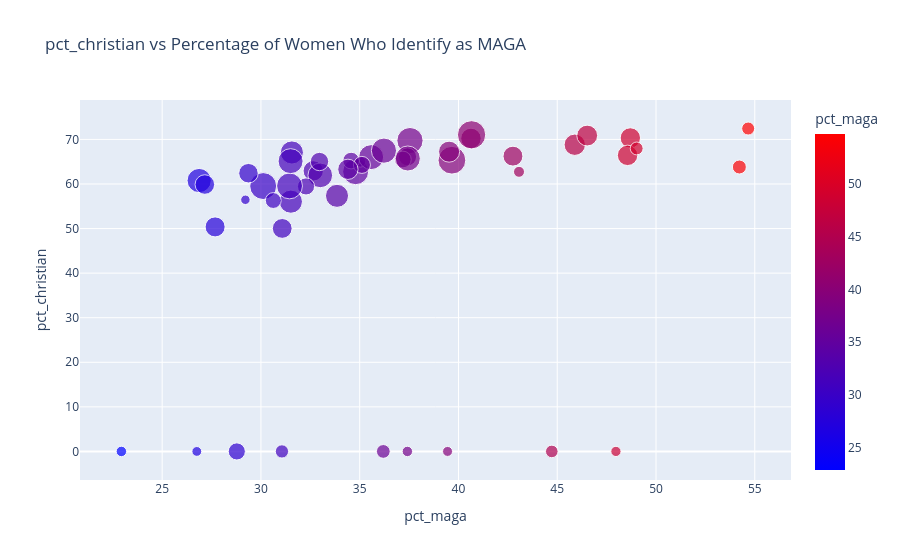
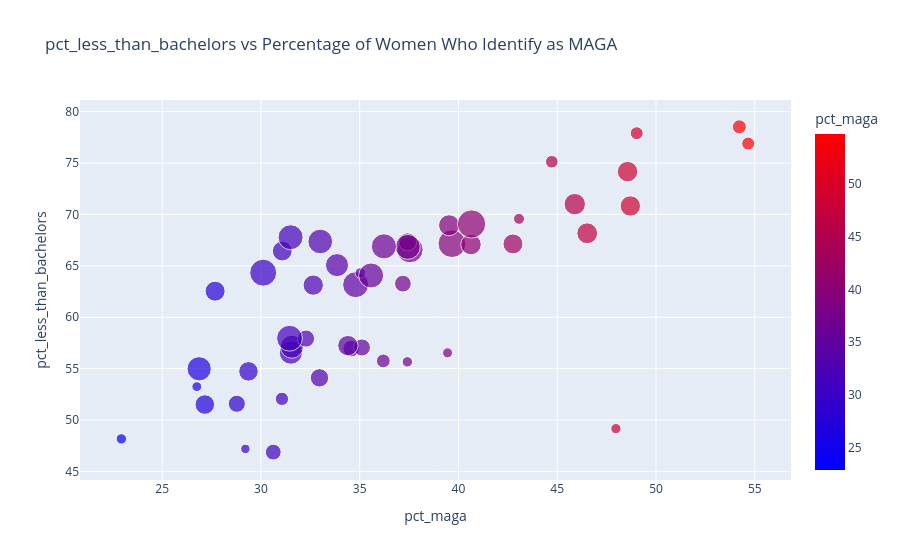
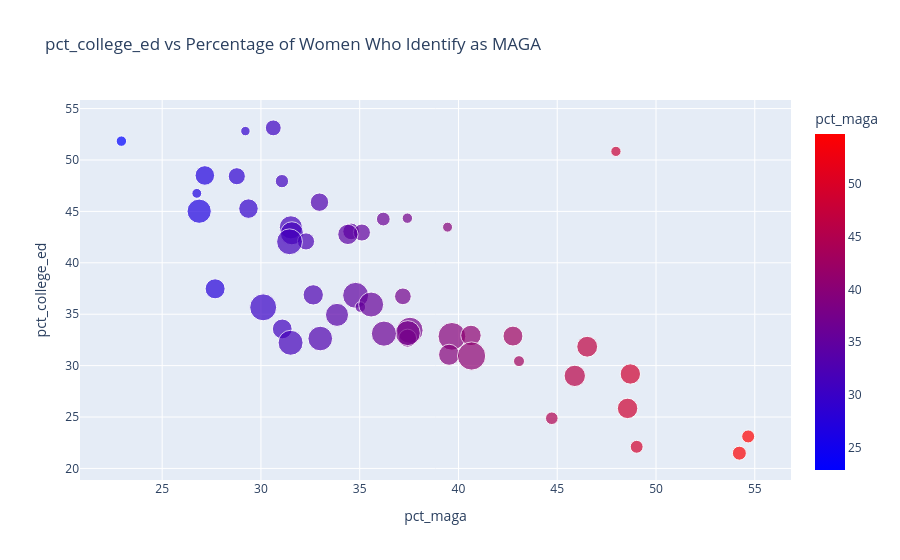
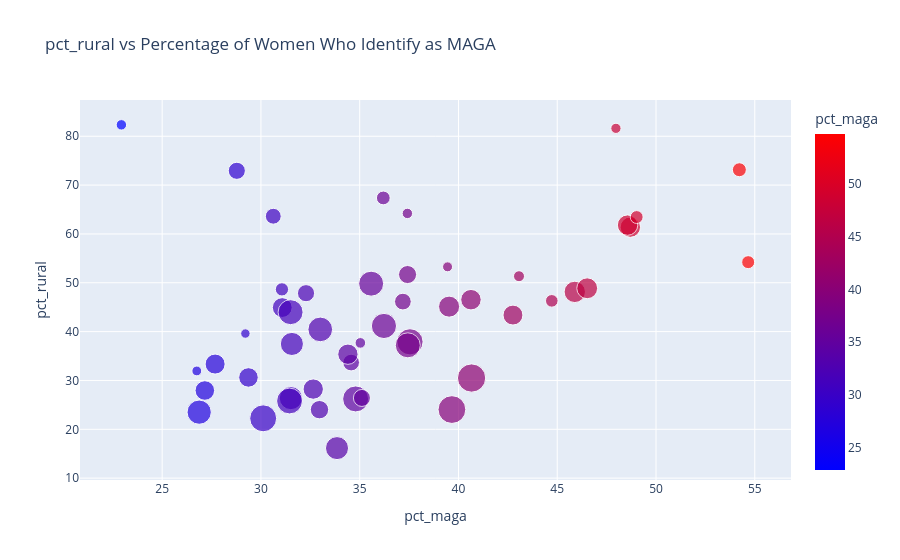

Notebook code for these charts, in order:
### Code cell
import plotly.express as px

outcomes = ['pct_christian',
    'pct_less_than_bachelors','pct_college_ed',
    'pct_rural','pct_urban','pct_suburban']

for y_var in outcomes:

    fig = px.scatter(
        state_grouped,
        x='pct_maga',
        y=y_var,
        color='pct_maga',
        color_continuous_scale="Bluered",
        size='n',
        hover_name='P_STATE',
        title=f'{y_var} vs Percentage of Women Who Identify as MAGA'
    )

    fig.update_traces(
        text=state_grouped['P_STATE'],
        textposition='top center'
    )

    fig.show()

### Figure 1 — Plotly figure (JSON) as saved in the notebook; plotly's stock layout.template omitted (floating-point values rounded to 4 significant figures)
{"data": [{"hovertemplate": "<b>%{hovertext}</b><br><br>pct_maga=%{marker.color}<br>pct_christian=%{y}<br>n=%{marker.size}<extra></extra>", "hovertext": ["Alabama", "Alaska", "Arizona", "Arkansas", "California", "Colorado", "Connecticut", "Delaware", "Florida", "Georgia", "Hawaii", "Idaho", "Illinois", "Indiana", "Iowa", "Kansas", "Kentucky", "Louisiana", "Maine", "Maryland", "Massachusetts", "Michigan", "Minnesota", "Mississippi", "Missouri", "Montana", "Nebraska", "Nevada", "New Hampshire", "New Jersey", "New Mexico", "New York", "North Carolina", "North Dakota", "Ohio", "Oklahoma", "Oregon", "Pennsylvania", "Rhode Island", "South Carolina", "South Dakota", "Tennessee", "Texas", "Utah", "Vermont", "Virginia", "Washington", "West Virginia", "Wisconsin", "Wyoming"], "legendgroup": "", "marker": {"color": [54.67, 31.06, 34.79, 48.7, 30.11, 31.52, 29.37, 35.03, 39.67, 37.55, 29.21, 43.06, 32.65, 39.53, 37.42, 37.19, 48.56, 45.89, 28.78, 26.87, 27.16, 33.0, 31.57, 49.02, 42.76, 36.2, 34.57, 33.85, 30.62, 32.96, 32.28, 31.45, 35.58, 39.45, 37.44, 44.72, 31.08, 36.23, 26.75, 40.63, 37.41, 46.52, 40.66, 35.11, 22.94, 34.4, 27.68, 54.22, 31.5, 47.97], "coloraxis": "coloraxis", "size": [675, 705, 2693, 1655, 2899, 2145, 1522, 451, 3078, 2746, 356, 483, 1654, 1771, 1304, 1116, 1668, 1824, 1171, 2348, 1528, 2430, 2132, 665, 1588, 757, 1108, 2124, 1009, 1353, 1174, 2671, 2493, 398, 2503, 635, 1567, 2534, 385, 1676, 433, 1737, 3197, 1162, 436, 1651, 1604, 782, 2492, 419], "sizemode": "area", "sizeref": 7.992, "symbol": "circle"}, "mode": "markers", "name": "", "orientation": "v", "showlegend": false, "text": ["Alabama", "Alaska", "Arizona", "Arkansas", "California", "Colorado", "Connecticut", "Delaware", "Florida", "Georgia", "Hawaii", "Idaho", "Illinois", "Indiana", "Iowa", "Kansas", "Kentucky", "Louisiana", "Maine", "Maryland", "Massachusetts", "Michigan", "Minnesota", "Mississippi", "Missouri", "Montana", "Nebraska", "Nevada", "New Hampshire", "New Jersey", "New Mexico", "New York", "North Carolina", "North Dakota", "Ohio", "Oklahoma", "Oregon", "Pennsylvania", "Rhode Island", "South Carolina", "South Dakota", "Tennessee", "Texas", "Utah", "Vermont", "Virginia", "Washington", "West Virginia", "Wisconsin", "Wyoming"], "textposition": "top center", "type": "scatter", "x": [54.67, 31.06, 34.79, 48.7, 30.11, 31.52, 29.37, 35.03, 39.67, 37.55, 29.21, 43.06, 32.65, 39.53, 37.42, 37.19, 48.56, 45.89, 28.78, 26.87, 27.16, 33.0, 31.57, 49.02, 42.76, 36.2, 34.57, 33.85, 30.62, 32.96, 32.28, 31.45, 35.58, 39.45, 37.44, 44.72, 31.08, 36.23, 26.75, 40.63, 37.41, 46.52, 40.66, 35.11, 22.94, 34.4, 27.68, 54.22, 31.5, 47.97], "xaxis": "x", "y": [72.44, 0.0, 62.76, 70.33, 59.54, 56.04, 62.42, 64.97, 65.33, 69.74, 56.46, 62.73, 62.94, 67.25, 66.1, 65.5, 66.43, 68.8, 0.0, 60.78, 59.88, 61.93, 67.07, 67.97, 66.25, 0.0, 65.25, 57.34, 56.29, 65.04, 59.45, 59.57, 66.02, 0.0, 65.72, 0.0, 50.03, 67.48, 0.0, 70.23, 0.0, 70.87, 71.04, 64.29, 0.0, 63.29, 50.37, 63.81, 65.13, 0.0], "yaxis": "y"}], "layout": {"coloraxis": {"colorbar": {"title": {"text": "pct_maga"}}, "colorscale": [[0, "rgb(0,0,255)"], [1, "rgb(255,0,0)"]]}, "legend": {"itemsizing": "constant", "tracegroupgap": 0}, "title": {"text": "pct_christian vs Percentage of Women Who Identify as MAGA"}, "xaxis": {"anchor": "y", "domain": [0, 1], "title": {"text": "pct_maga"}}, "yaxis": {"anchor": "x", "domain": [0, 1], "title": {"text": "pct_christian"}}}}

### Figure 2 — Plotly figure (JSON) as saved in the notebook; plotly's stock layout.template omitted (floating-point values rounded to 4 significant figures)
{"data": [{"hovertemplate": "<b>%{hovertext}</b><br><br>pct_maga=%{marker.color}<br>pct_less_than_bachelors=%{y}<br>n=%{marker.size}<extra></extra>", "hovertext": ["Alabama", "Alaska", "Arizona", "Arkansas", "California", "Colorado", "Connecticut", "Delaware", "Florida", "Georgia", "Hawaii", "Idaho", "Illinois", "Indiana", "Iowa", "Kansas", "Kentucky", "Louisiana", "Maine", "Maryland", "Massachusetts", "Michigan", "Minnesota", "Mississippi", "Missouri", "Montana", "Nebraska", "Nevada", "New Hampshire", "New Jersey", "New Mexico", "New York", "North Carolina", "North Dakota", "Ohio", "Oklahoma", "Oregon", "Pennsylvania", "Rhode Island", "South Carolina", "South Dakota", "Tennessee", "Texas", "Utah", "Vermont", "Virginia", "Washington", "West Virginia", "Wisconsin", "Wyoming"], "legendgroup": "", "marker": {"color": [54.67, 31.06, 34.79, 48.7, 30.11, 31.52, 29.37, 35.03, 39.67, 37.55, 29.21, 43.06, 32.65, 39.53, 37.42, 37.19, 48.56, 45.89, 28.78, 26.87, 27.16, 33.0, 31.57, 49.02, 42.76, 36.2, 34.57, 33.85, 30.62, 32.96, 32.28, 31.45, 35.58, 39.45, 37.44, 44.72, 31.08, 36.23, 26.75, 40.63, 37.41, 46.52, 40.66, 35.11, 22.94, 34.4, 27.68, 54.22, 31.5, 47.97], "coloraxis": "coloraxis", "size": [675, 705, 2693, 1655, 2899, 2145, 1522, 451, 3078, 2746, 356, 483, 1654, 1771, 1304, 1116, 1668, 1824, 1171, 2348, 1528, 2430, 2132, 665, 1588, 757, 1108, 2124, 1009, 1353, 1174, 2671, 2493, 398, 2503, 635, 1567, 2534, 385, 1676, 433, 1737, 3197, 1162, 436, 1651, 1604, 782, 2492, 419], "sizemode": "area", "sizeref": 7.992, "symbol": "circle"}, "mode": "markers", "name": "", "orientation": "v", "showlegend": false, "text": ["Alabama", "Alaska", "Arizona", "Arkansas", "California", "Colorado", "Connecticut", "Delaware", "Florida", "Georgia", "Hawaii", "Idaho", "Illinois", "Indiana", "Iowa", "Kansas", "Kentucky", "Louisiana", "Maine", "Maryland", "Massachusetts", "Michigan", "Minnesota", "Mississippi", "Missouri", "Montana", "Nebraska", "Nevada", "New Hampshire", "New Jersey", "New Mexico", "New York", "North Carolina", "North Dakota", "Ohio", "Oklahoma", "Oregon", "Pennsylvania", "Rhode Island", "South Carolina", "South Dakota", "Tennessee", "Texas", "Utah", "Vermont", "Virginia", "Washington", "West Virginia", "Wisconsin", "Wyoming"], "textposition": "top center", "type": "scatter", "x": [54.67, 31.06, 34.79, 48.7, 30.11, 31.52, 29.37, 35.03, 39.67, 37.55, 29.21, 43.06, 32.65, 39.53, 37.42, 37.19, 48.56, 45.89, 28.78, 26.87, 27.16, 33.0, 31.57, 49.02, 42.76, 36.2, 34.57, 33.85, 30.62, 32.96, 32.28, 31.45, 35.58, 39.45, 37.44, 44.72, 31.08, 36.23, 26.75, 40.63, 37.41, 46.52, 40.66, 35.11, 22.94, 34.4, 27.68, 54.22, 31.5, 47.97], "xaxis": "x", "y": [76.89, 52.06, 63.16, 70.82, 64.33, 56.55, 54.73, 64.3, 67.15, 66.57, 47.19, 69.57, 63.12, 68.94, 67.33, 63.26, 74.16, 71.0, 51.58, 54.98, 51.51, 67.37, 57.13, 77.89, 67.13, 55.75, 56.95, 65.07, 46.88, 54.1, 57.92, 57.96, 64.06, 56.53, 66.84, 75.12, 66.43, 66.89, 53.25, 67.06, 55.66, 68.16, 69.06, 57.06, 48.17, 57.24, 62.53, 78.52, 67.78, 49.16], "yaxis": "y"}], "layout": {"coloraxis": {"colorbar": {"title": {"text": "pct_maga"}}, "colorscale": [[0, "rgb(0,0,255)"], [1, "rgb(255,0,0)"]]}, "legend": {"itemsizing": "constant", "tracegroupgap": 0}, "title": {"text": "pct_less_than_bachelors vs Percentage of Women Who Identify as MAGA"}, "xaxis": {"anchor": "y", "domain": [0, 1], "title": {"text": "pct_maga"}}, "yaxis": {"anchor": "x", "domain": [0, 1], "title": {"text": "pct_less_than_bachelors"}}}}

### Figure 3 — Plotly figure (JSON) as saved in the notebook; plotly's stock layout.template omitted (floating-point values rounded to 4 significant figures)
{"data": [{"hovertemplate": "<b>%{hovertext}</b><br><br>pct_maga=%{marker.color}<br>pct_college_ed=%{y}<br>n=%{marker.size}<extra></extra>", "hovertext": ["Alabama", "Alaska", "Arizona", "Arkansas", "California", "Colorado", "Connecticut", "Delaware", "Florida", "Georgia", "Hawaii", "Idaho", "Illinois", "Indiana", "Iowa", "Kansas", "Kentucky", "Louisiana", "Maine", "Maryland", "Massachusetts", "Michigan", "Minnesota", "Mississippi", "Missouri", "Montana", "Nebraska", "Nevada", "New Hampshire", "New Jersey", "New Mexico", "New York", "North Carolina", "North Dakota", "Ohio", "Oklahoma", "Oregon", "Pennsylvania", "Rhode Island", "South Carolina", "South Dakota", "Tennessee", "Texas", "Utah", "Vermont", "Virginia", "Washington", "West Virginia", "Wisconsin", "Wyoming"], "legendgroup": "", "marker": {"color": [54.67, 31.06, 34.79, 48.7, 30.11, 31.52, 29.37, 35.03, 39.67, 37.55, 29.21, 43.06, 32.65, 39.53, 37.42, 37.19, 48.56, 45.89, 28.78, 26.87, 27.16, 33.0, 31.57, 49.02, 42.76, 36.2, 34.57, 33.85, 30.62, 32.96, 32.28, 31.45, 35.58, 39.45, 37.44, 44.72, 31.08, 36.23, 26.75, 40.63, 37.41, 46.52, 40.66, 35.11, 22.94, 34.4, 27.68, 54.22, 31.5, 47.97], "coloraxis": "coloraxis", "size": [675, 705, 2693, 1655, 2899, 2145, 1522, 451, 3078, 2746, 356, 483, 1654, 1771, 1304, 1116, 1668, 1824, 1171, 2348, 1528, 2430, 2132, 665, 1588, 757, 1108, 2124, 1009, 1353, 1174, 2671, 2493, 398, 2503, 635, 1567, 2534, 385, 1676, 433, 1737, 3197, 1162, 436, 1651, 1604, 782, 2492, 419], "sizemode": "area", "sizeref": 7.992, "symbol": "circle"}, "mode": "markers", "name": "", "orientation": "v", "showlegend": false, "text": ["Alabama", "Alaska", "Arizona", "Arkansas", "California", "Colorado", "Connecticut", "Delaware", "Florida", "Georgia", "Hawaii", "Idaho", "Illinois", "Indiana", "Iowa", "Kansas", "Kentucky", "Louisiana", "Maine", "Maryland", "Massachusetts", "Michigan", "Minnesota", "Mississippi", "Missouri", "Montana", "Nebraska", "Nevada", "New Hampshire", "New Jersey", "New Mexico", "New York", "North Carolina", "North Dakota", "Ohio", "Oklahoma", "Oregon", "Pennsylvania", "Rhode Island", "South Carolina", "South Dakota", "Tennessee", "Texas", "Utah", "Vermont", "Virginia", "Washington", "West Virginia", "Wisconsin", "Wyoming"], "textposition": "top center", "type": "scatter", "x": [54.67, 31.06, 34.79, 48.7, 30.11, 31.52, 29.37, 35.03, 39.67, 37.55, 29.21, 43.06, 32.65, 39.53, 37.42, 37.19, 48.56, 45.89, 28.78, 26.87, 27.16, 33.0, 31.57, 49.02, 42.76, 36.2, 34.57, 33.85, 30.62, 32.96, 32.28, 31.45, 35.58, 39.45, 37.44, 44.72, 31.08, 36.23, 26.75, 40.63, 37.41, 46.52, 40.66, 35.11, 22.94, 34.4, 27.68, 54.22, 31.5, 47.97], "xaxis": "x", "y": [23.11, 47.94, 36.84, 29.18, 35.67, 43.45, 45.27, 35.7, 32.85, 33.43, 52.81, 30.43, 36.88, 31.06, 32.67, 36.74, 25.84, 29.0, 48.42, 45.02, 48.49, 32.63, 42.87, 22.11, 32.87, 44.25, 43.05, 34.93, 53.12, 45.9, 42.08, 42.04, 35.94, 43.47, 33.16, 24.88, 33.57, 33.11, 46.75, 32.94, 44.34, 31.84, 30.94, 42.94, 51.83, 42.76, 37.47, 21.48, 32.22, 50.84], "yaxis": "y"}], "layout": {"coloraxis": {"colorbar": {"title": {"text": "pct_maga"}}, "colorscale": [[0, "rgb(0,0,255)"], [1, "rgb(255,0,0)"]]}, "legend": {"itemsizing": "constant", "tracegroupgap": 0}, "title": {"text": "pct_college_ed vs Percentage of Women Who Identify as MAGA"}, "xaxis": {"anchor": "y", "domain": [0, 1], "title": {"text": "pct_maga"}}, "yaxis": {"anchor": "x", "domain": [0, 1], "title": {"text": "pct_college_ed"}}}}

### Figure 4 — Plotly figure (JSON) as saved in the notebook; plotly's stock layout.template omitted (floating-point values rounded to 4 significant figures)
{"data": [{"hovertemplate": "<b>%{hovertext}</b><br><br>pct_maga=%{marker.color}<br>pct_rural=%{y}<br>n=%{marker.size}<extra></extra>", "hovertext": ["Alabama", "Alaska", "Arizona", "Arkansas", "California", "Colorado", "Connecticut", "Delaware", "Florida", "Georgia", "Hawaii", "Idaho", "Illinois", "Indiana", "Iowa", "Kansas", "Kentucky", "Louisiana", "Maine", "Maryland", "Massachusetts", "Michigan", "Minnesota", "Mississippi", "Missouri", "Montana", "Nebraska", "Nevada", "New Hampshire", "New Jersey", "New Mexico", "New York", "North Carolina", "North Dakota", "Ohio", "Oklahoma", "Oregon", "Pennsylvania", "Rhode Island", "South Carolina", "South Dakota", "Tennessee", "Texas", "Utah", "Vermont", "Virginia", "Washington", "West Virginia", "Wisconsin", "Wyoming"], "legendgroup": "", "marker": {"color": [54.67, 31.06, 34.79, 48.7, 30.11, 31.52, 29.37, 35.03, 39.67, 37.55, 29.21, 43.06, 32.65, 39.53, 37.42, 37.19, 48.56, 45.89, 28.78, 26.87, 27.16, 33.0, 31.57, 49.02, 42.76, 36.2, 34.57, 33.85, 30.62, 32.96, 32.28, 31.45, 35.58, 39.45, 37.44, 44.72, 31.08, 36.23, 26.75, 40.63, 37.41, 46.52, 40.66, 35.11, 22.94, 34.4, 27.68, 54.22, 31.5, 47.97], "coloraxis": "coloraxis", "size": [675, 705, 2693, 1655, 2899, 2145, 1522, 451, 3078, 2746, 356, 483, 1654, 1771, 1304, 1116, 1668, 1824, 1171, 2348, 1528, 2430, 2132, 665, 1588, 757, 1108, 2124, 1009, 1353, 1174, 2671, 2493, 398, 2503, 635, 1567, 2534, 385, 1676, 433, 1737, 3197, 1162, 436, 1651, 1604, 782, 2492, 419], "sizemode": "area", "sizeref": 7.992, "symbol": "circle"}, "mode": "markers", "name": "", "orientation": "v", "showlegend": false, "text": ["Alabama", "Alaska", "Arizona", "Arkansas", "California", "Colorado", "Connecticut", "Delaware", "Florida", "Georgia", "Hawaii", "Idaho", "Illinois", "Indiana", "Iowa", "Kansas", "Kentucky", "Louisiana", "Maine", "Maryland", "Massachusetts", "Michigan", "Minnesota", "Mississippi", "Missouri", "Montana", "Nebraska", "Nevada", "New Hampshire", "New Jersey", "New Mexico", "New York", "North Carolina", "North Dakota", "Ohio", "Oklahoma", "Oregon", "Pennsylvania", "Rhode Island", "South Carolina", "South Dakota", "Tennessee", "Texas", "Utah", "Vermont", "Virginia", "Washington", "West Virginia", "Wisconsin", "Wyoming"], "textposition": "top center", "type": "scatter", "x": [54.67, 31.06, 34.79, 48.7, 30.11, 31.52, 29.37, 35.03, 39.67, 37.55, 29.21, 43.06, 32.65, 39.53, 37.42, 37.19, 48.56, 45.89, 28.78, 26.87, 27.16, 33.0, 31.57, 49.02, 42.76, 36.2, 34.57, 33.85, 30.62, 32.96, 32.28, 31.45, 35.58, 39.45, 37.44, 44.72, 31.08, 36.23, 26.75, 40.63, 37.41, 46.52, 40.66, 35.11, 22.94, 34.4, 27.68, 54.22, 31.5, 47.97], "xaxis": "x", "y": [54.22, 48.65, 26.22, 61.39, 22.25, 26.39, 30.62, 37.69, 24.04, 37.91, 39.61, 51.35, 28.23, 45.12, 51.69, 46.15, 61.81, 48.14, 72.93, 23.51, 27.95, 40.45, 37.48, 63.46, 43.39, 67.37, 33.66, 16.15, 63.63, 24.02, 47.87, 25.8, 49.82, 53.27, 37.2, 46.3, 44.93, 41.16, 31.95, 46.54, 64.2, 48.88, 30.5, 26.42, 82.34, 35.37, 33.35, 73.15, 43.98, 81.62], "yaxis": "y"}], "layout": {"coloraxis": {"colorbar": {"title": {"text": "pct_maga"}}, "colorscale": [[0, "rgb(0,0,255)"], [1, "rgb(255,0,0)"]]}, "legend": {"itemsizing": "constant", "tracegroupgap": 0}, "title": {"text": "pct_rural vs Percentage of Women Who Identify as MAGA"}, "xaxis": {"anchor": "y", "domain": [0, 1], "title": {"text": "pct_maga"}}, "yaxis": {"anchor": "x", "domain": [0, 1], "title": {"text": "pct_rural"}}}}
